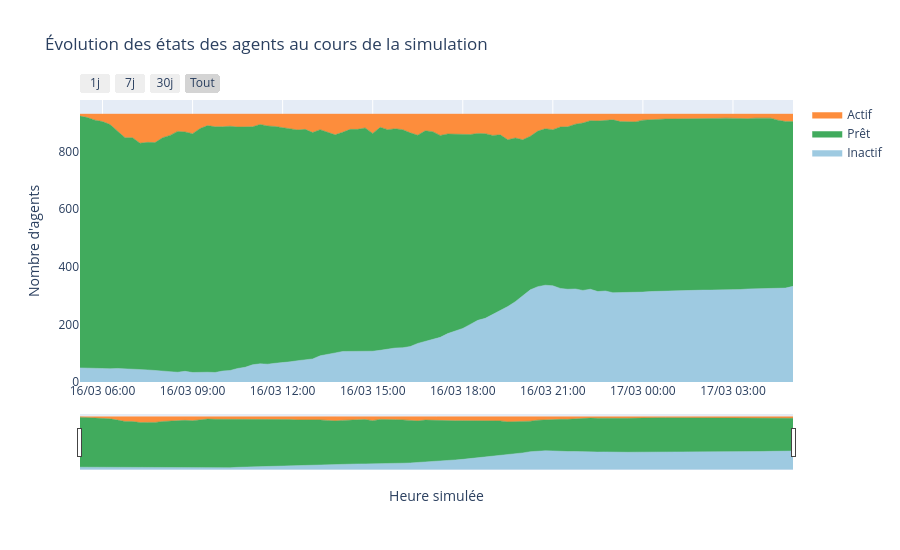

Source (notebook cell):
### Code cell
import plotly.graph_objects as go

if not df_states.empty:
    states_dt = pd.to_datetime(df_states["sim_timestamp"], unit="s")
    sim_origin = df_states["sim_timestamp"].iloc[0]
    hover_day = (
        "J+" + ((df_states["sim_timestamp"] - sim_origin) // 86400).astype(str)
        + " " + df_states["sim_time"]
    )

    fig_states = go.Figure()
    for col, label, color in [
        ("inactive", "Inactif", "#9ecae1"),
        ("ready",    "Prêt",    "#41ab5d"),
        ("active",   "Actif",   "#fd8d3c"),
    ]:
        fig_states.add_trace(go.Scatter(
            x=states_dt, y=df_states[col],
            name=label, stackgroup="one",
            fillcolor=color, line=dict(color=color, width=0.5),
            customdata=hover_day,
            hovertemplate="%{customdata}<br>" + label + ": %{y}<extra></extra>",
        ))

    fig_states.update_layout(
        title="Évolution des états des agents au cours de la simulation",
        xaxis=dict(
            title="Heure simulée", tickformat="%d/%m %H:%M",
            rangeslider=dict(visible=True),
            rangeselector=dict(buttons=[
                dict(count=1,  label="1j",  step="day",  stepmode="backward"),
                dict(count=7,  label="7j",  step="day",  stepmode="backward"),
                dict(count=30, label="30j", step="day",  stepmode="backward"),
                dict(step="all", label="Tout"),
            ]),
        ),
        yaxis=dict(title="Nombre d'agents"),
        hovermode="x unified",
        height=550,
    )
    fig_states.write_html(_stat_path("agent_states_evolution", "html"))
    fig_states.show()
